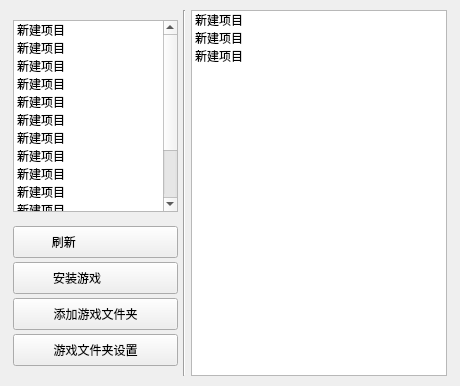
                 <widget class="QWidget" name="page_home_game">
                  <layout class="QHBoxLayout" name="horizontalLayout_7">
                   <property name="spacing">
                    <number>5</number>
                   </property>
                   <property name="leftMargin">
                    <number>13</number>
                   </property>
                   <property name="topMargin">
                    <number>10</number>
                   </property>
                   <property name="rightMargin">
                    <number>13</number>
                   </property>
                   <property name="bottomMargin">
                    <number>10</number>
                   </property>
                   <item>
                    <widget class="QWidget" name="widget_page_home_game_left" native="true">
                     <property name="sizePolicy">
                      <sizepolicy hsizetype="Maximum" vsizetype="Preferred">
                       <horstretch>0</horstretch>
                       <verstretch>0</verstretch>
                      </sizepolicy>
                     </property>
                     <property name="minimumSize">
                      <size>
                       <width>155</width>
                       <height>0</height>
                      </size>
                     </property>
                     <property name="maximumSize">
                      <size>
                       <width>165</width>
                       <height>16777215</height>
                      </size>
                     </property>
                     <layout class="QVBoxLayout" name="verticalLayout_8">
                      <property name="spacing">
                       <number>4</number>
                      </property>
                      <property name="leftMargin">
                       <number>0</number>
                      </property>
                      <property name="topMargin">
                       <number>10</number>
                      </property>
                      <property name="rightMargin">
                       <number>0</number>
                      </property>
                      <property name="bottomMargin">
                       <number>10</number>
                      </property>
                      <item>
                       <widget class="QListWidget" name="listWidget_page_home_game_left">
                        <item>
                         <property name="text">
                          <string>新建项目</string>
                         </property>
                        </item>
                        <item>
                         <property name="text">
                          <string>新建项目</string>
                         </property>
                        </item>
                        <item>
                         <property name="text">
                          <string>新建项目</string>
                         </property>
                        </item>
                        <item>
                         <property name="text">
                          <string>新建项目</string>
                         </property>
                        </item>
                        <item>
                         <property name="text">
                          <string>新建项目</string>
                         </property>
                        </item>
                        <item>
                         <property name="text">
                          <string>新建项目</string>
                         </property>
                        </item>
                        <item>
                         <property name="text">
                          <string>新建项目</string>
                         </property>
                        </item>
                        <item>
                         <property name="text">
                          <string>新建项目</string>
                         </property>
                        </item>
                        <item>
                         <property name="text">
                          <string>新建项目</string>
                         </property>
                        </item>
                        <item>
                         <property name="text">
                          <string>新建项目</string>
                         </property>
                        </item>
                        <item>
                         <property name="text">
                          <string>新建项目</string>
                         </property>
                        </item>
                        <item>
                         <property name="text">
                          <string>新建项目</string>
                         </property>
                        </item>
                        <item>
                         <property name="text">
                          <string>新建项目</string>
                         </property>
                        </item>
                        <item>
                         <property name="text">
                          <string>新建项目</string>
                         </property>
                        </item>
                       </widget>
                      </item>
                      <item>
                       <spacer name="verticalSpacer_9">
                        <property name="orientation">
                         <enum>Qt::Vertical</enum>
                        </property>
                        <property name="sizeType">
                         <enum>QSizePolicy::Minimum</enum>
                        </property>
                        <property name="sizeHint" stdset="0">
                         <size>
                          <width>20</width>
                          <height>10</height>
                         </size>
                        </property>
                       </spacer>
                      </item>
                      <item>
                       <widget class="QPushButton" name="pushButton_page_home_file_leftrefresh">
                        <property name="minimumSize">
                         <size>
                          <width>0</width>
                          <height>32</height>
                         </size>
                        </property>
                        <property name="text">
                         <string>刷新                   </string>
                        </property>
                        <property name="icon">
                         <iconset resource="img.qrc">
                          <normaloff>:/widget_Sidebar/images/User_Page_Refresh.png</normaloff>:/widget_Sidebar/images/User_Page_Refresh.png</iconset>
                        </property>
                        <property name="iconSize">
                         <size>
                          <width>22</width>
                          <height>22</height>
                         </size>
                        </property>
                       </widget>
                      </item>
                      <item>
                       <widget class="QPushButton" name="pushButton_page_home_game_add">
                        <property name="minimumSize">
                         <size>
                          <width>0</width>
                          <height>32</height>
                         </size>
                        </property>
                        <property name="text">
                         <string>安装游戏           </string>
                        </property>
                        <property name="icon">
                         <iconset resource="img.qrc">
                          <normaloff>:/widget_Sidebar/images/Game_Add.png</normaloff>:/widget_Sidebar/images/Game_Add.png</iconset>
                        </property>
                        <property name="iconSize">
                         <size>
                          <width>20</width>
                          <height>20</height>
                         </size>
                        </property>
                       </widget>
                      </item>
                      <item>
                       <widget class="QPushButton" name="pushButton_page_home_file_add">
                        <property name="minimumSize">
                         <size>
                          <width>0</width>
                          <height>32</height>
                         </size>
                        </property>
                        <property name="text">
                         <string>添加游戏文件夹</string>
                        </property>
                        <property name="icon">
                         <iconset resource="img.qrc">
                          <normaloff>:/widget_Sidebar/images/Game_File_Add.png</normaloff>:/widget_Sidebar/images/Game_File_Add.png</iconset>
                        </property>
                        <property name="iconSize">
                         <size>
                          <width>24</width>
                          <height>24</height>
                         </size>
                        </property>
                       </widget>
                      </item>
                      <item>
                       <widget class="QPushButton" name="pushButton_page_home_game_settings">
                        <property name="minimumSize">
                         <size>
                          <width>0</width>
                          <height>32</height>
                         </size>
                        </property>
                        <property name="text">
                         <string>游戏文件夹设置</string>
                        </property>
                        <property name="icon">
                         <iconset resource="img.qrc">
                          <normaloff>:/widget_Sidebar/images/Game_File_Settings.png</normaloff>:/widget_Sidebar/images/Game_File_Settings.png</iconset>
                        </property>
                        <property name="iconSize">
                         <size>
                          <width>20</width>
                          <height>20</height>
                         </size>
                        </property>
                       </widget>
                      </item>
                     </layout>
                    </widget>
                   </item>
                   <item>
                    <widget class="Line" name="line_2">
                     <property name="orientation">
                      <enum>Qt::Vertical</enum>
                     </property>
                    </widget>
                   </item>
                   <item>
                    <widget class="QWidget" name="widget_2" native="true">
                     <layout class="QHBoxLayout" name="horizontalLayout_8">
                      <property name="spacing">
                       <number>0</number>
                      </property>
                      <property name="leftMargin">
                       <number>0</number>
                      </property>
                      <property name="topMargin">
                       <number>0</number>
                      </property>
                      <property name="rightMargin">
                       <number>0</number>
                      </property>
                      <property name="bottomMargin">
                       <number>0</number>
                      </property>
                      <item>
                       <widget class="QListWidget" name="listWidget_2">
                        <item>
                         <property name="text">
                          <string>新建项目</string>
                         </property>
                        </item>
                        <item>
                         <property name="text">
                          <string>新建项目</string>
                         </property>
                        </item>
                        <item>
                         <property name="text">
                          <string>新建项目</string>
                         </property>
                        </item>
                       </widget>
                      </item>
                     </layout>
                    </widget>
                   </item>
                  </layout>
                 </widget>
